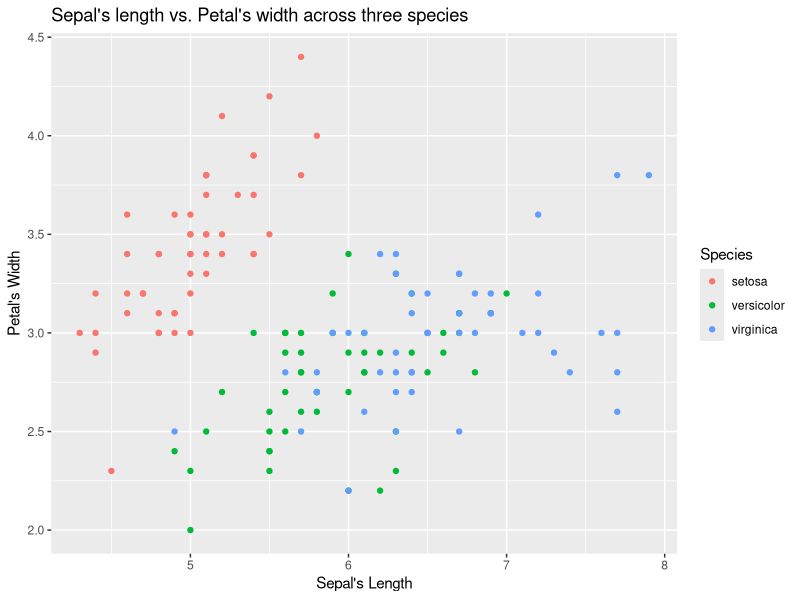

Write the R code that produced this figure.
## ---- chunk 1
knitr::opts_chunk$set(echo = TRUE)
library(tidyverse)
library(dplyr)
library(tidyr)
library(ggplot2)

iris = iris
## ---- chunk 2
str(iris)
## ---- chunk 3
ggplot(iris, aes(x = Sepal.Length, y = Sepal.Width, color = Species)) +
  geom_point() +
  labs(x = "Sepal's Length",
       y = "Petal's Width",
       title = "Sepal's length vs. Petal's width across three species")
